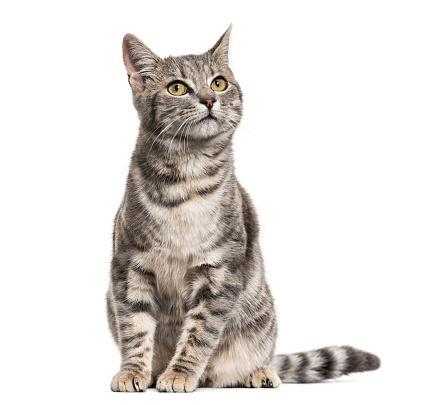
#> input picture 01. OpenCV/Images/Cat.jpg, 425 x 405 px, found by its file name
$ jupyter execute OpenCV.ipynb   (shell and % lines are left out)
#> lines starting #> are read from the running program, lines starting #| are printed output that depends on the picture; after the words box and inside, x2 and y2 are one past the last pixel; in counts of white or black regions, pixels touching at a corner belong together
### **INITIALIZATION:**
- I use these three lines of code on top of my each notebooks because it will help to prevent any problems while reloading the same project. And the third line of code helps to make visualization within the notebook.

[cell 1]
#@ INITIALIZATION:

**DOWNLOADING LIBRARIES AND DEPENDENCIES:**
- I have downloaded all the libraries and dependencies required for the project in one particular cell.

[cell 2]
#@ DOWNLOADING LIBRARIES AND DEPENDENCIES:
import argparse
import imutils
import cv2
from google.colab.patches import cv2_imshow

### **IMAGE PROCESSING:**

[cell 3]
#@ LOADING THE IMAGE:
image = cv2.imread("/content/Cat.jpg")
#> image is the input picture: shape (405, 425, 3); mean B, G, R 219.1, 222.2, 226.1
(h, w, d) = image.shape                         # Getting Image Shape.
#> h = 405; w = 425; d = 3
print(f"width={w}, height={h}, depth={d}")      # Inspecting Shape.
#| width=425, height=405, depth=3
cv2_imshow(image)

[cell 4]
#@ INSPECTING PIXELS IN AN IMAGE:
(B, G, R) = image[100, 50]                      # Initialization.
#> B = 255; G = 255; R = 255
print(f"R={R}, G={G}, B={B}")                   # Inspecting Pixels.
#| R=255, G=255, B=255

[cell 5]
#@ RESIZING IMAGE:
resized = cv2.resize(image, (200, 200))         # Resizing Image.
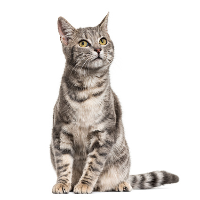
#> resized: shape (200, 200, 3); mean B, G, R 219.1, 222.2, 226
cv2_imshow(resized)                             # Inspecting Resized Image.

[cell 6]
#@ RESIZING IMAGE: ASPECT RATIO:
r = 300.0 / w                                   # Initializing AR.
#> r = 0.706
dim = (300, int(h * r))                         # Initialization.
#> dim = (300, 285)
resized = cv2.resize(image, dim)                # Resizing Image.
#> resized: shape (285, 300, 3)
cv2_imshow(resized)                             # Inspecting Image.

[cell 7]
#@ RESIZING IMAGE: ASPECT RATIO:
resized = imutils.resize(image, width=300)        # Resizing Image.
cv2_imshow(resized)                               # Inspecting Image.

[cell 8]
#@ ROTATING IMAGE:
center = (w // 2, h // 2)                          # Initializing Center of Image.
#> center = (212, 202)
M = cv2.getRotationMatrix2D(center, -45, 1.0)      # Initializing Rotation Matrix.
rotated = cv2.warpAffine(image, M, (w, h))         # Rotating Image.
cv2_imshow(rotated)                                # Inspecting Image.

[cell 9]
#@ ROTATING IMAGE: CLOCKWISE:
rotated = imutils.rotate(resized, -45)            # Initializing Roatation of Image.
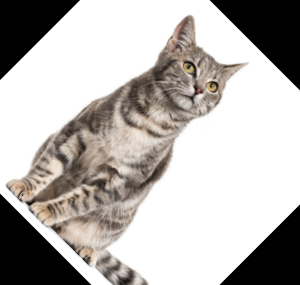
#> rotated: shape (285, 300, 3); mean B, G, R 176.1, 179.1, 182.9
cv2_imshow(rotated)                               # Inspecting the Image.

[cell 10]
#@ ROTATING IMAGE WITHOUT CLIPPING: CLOCKWISE:
rotated = imutils.rotate_bound(resized, 45)        # Initializing Rotation of Image.
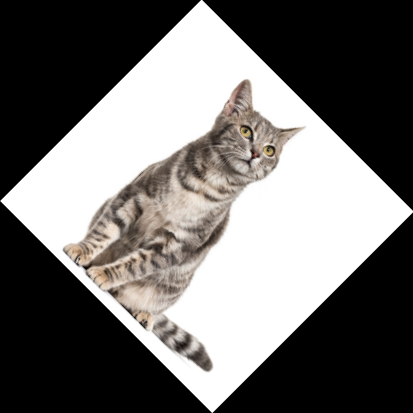
#> rotated: shape (413, 413, 3); mean B, G, R 109.8, 111.4, 113.3
cv2_imshow(rotated)                                # Inspecting the Image.

[cell 11]
#@ BLURRING THE IMAGE:
blurred = cv2.GaussianBlur(image, (11, 11), 0)      # Initializing Blurring of Image.
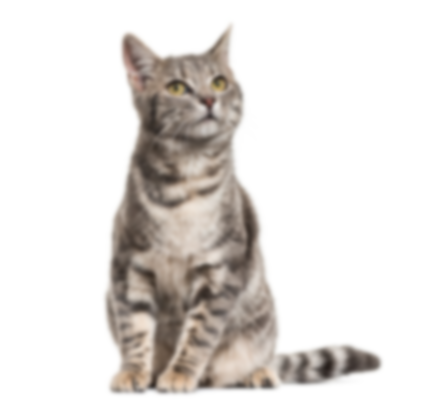
#> blurred: shape (405, 425, 3); mean B, G, R 219.1, 222.2, 226.1
cv2_imshow(blurred)                                 # Inspecting Image.

[cell 12]
#@ DRAWING ON AN IMAGE: RECTANGLE:
output = image.copy()                                           # Making a Copy.
cv2.rectangle(output, (100, 60), (250, 160), (0, 0, 255), 2)    # Drawing on an Image.
cv2_imshow(output)                                              # Inspecting Image.

[cell 13]
#@ DRAWING ON AN IMAGE: CIRCLE:
output = image.copy()                               # Initializing Copy of Image.
cv2.circle(output, (200, 100), 50, (255, 0, 0), -1) # Creating a Circle.
cv2_imshow(output)                                  # Inspecting Image.

[cell 14]
#@ DRAWING ON AN IMAGE: TEXT:
output = image.copy()                                       # Initializing Copy.
cv2.putText(output, "My Cat!!", (10, 20),
            cv2.FONT_HERSHEY_SIMPLEX, 0.7, (0, 255, 0), 2)  # Initializing Text on an Image.
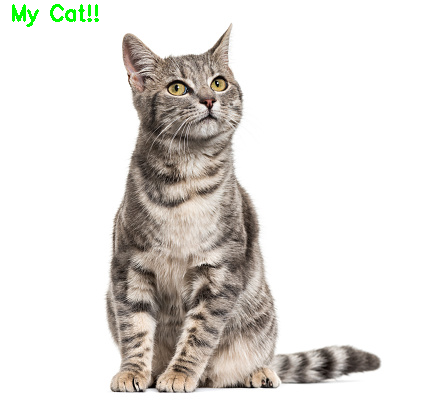
#> output: shape (405, 425, 3); mean B, G, R 218.2, 222.2, 225.2
cv2_imshow(output)                                          # Inspecting Image.

### **IMAGE PROCESSING:**

[cell 15]
#@ INITIALIZING IMAGE:
image = cv2.imread("/content/Cat.jpg")              # Reading the Image.
cv2_imshow(image)                                   # Inspecting the Image.

#@ CONVERTING IMAGE TO GRAYSCALE:
gray = cv2.cvtColor(image, cv2.COLOR_BGR2GRAY)      # Converting to Grayscale.
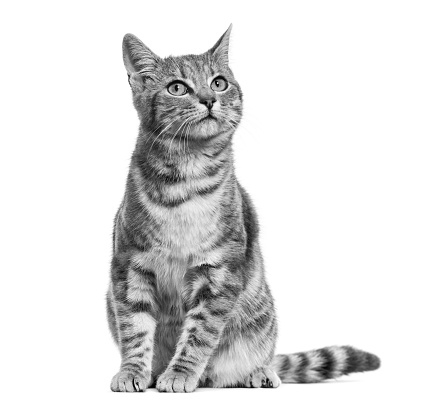
#> gray: shape (405, 425); min 0, max 255, mean 223
cv2_imshow(gray)                                    # Inspecting the Image.

[cell 16]
#@ INITIALIZING EDGE DETECTION:
edged = cv2.Canny(gray, 30, 150)                    # Initializing Edges in Image.
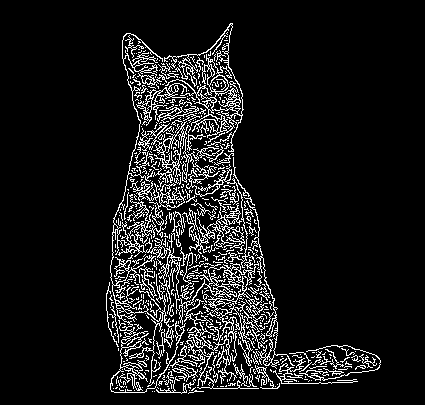
#> edged: shape (405, 425); 9.6% white in thin lines or dots, all inside (x1, y1, x2, y2) = (106, 23, 381, 394)
cv2_imshow(edged)                                   # Inspecting the Image.

[cell 17]
#@ INITIALIZING THRESHOLDING:
thresh = cv2.threshold(gray, 225, 225, cv2.THRESH_BINARY)[1]
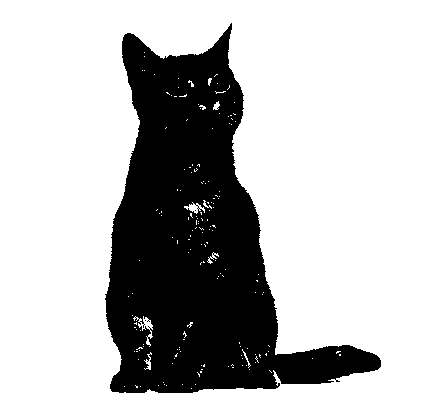
#> thresh: shape (405, 425); values 0 (black) and 225 (white), 71.9% white; 3 black regions (2 under 20 px)
cv2_imshow(thresh)

[cell 18]
#@ DETECTING AND DRAWING CONTOURS:
cnts = cv2.findContours(thresh.copy(), cv2.RETR_EXTERNAL,
                        cv2.CHAIN_APPROX_SIMPLE)               # Detecting Contours in Image.
#> cnts = 1 contour; box (x1, y1, x2, y2) and area: (0, 0, 425, 405) 171296
cnts = imutils.grab_contours(cnts)                             # Initialization.
#> cnts = [[[0, 0], [0, 404], [424, 404], [424, 0]]]
output = image.copy()                                          # Initializing Copy of Image.
cv2.drawContours(output, cnts, -1, (225, 0, 0), 3)             # Drawing Contours.
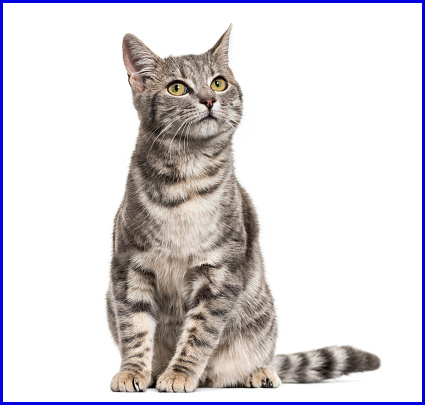
#> output: shape (405, 425, 3); 2.87% of pixels changed, all inside (x1, y1, x2, y2) = (0, 0, 425, 405)
cv2_imshow(output)                                             # Inspecting the Image.

[cell 19]
#@ INITIALIZING EROSIONS AND DILATIONS:
mask = thresh.copy()                            # Initializing Copy of Image.
mask = cv2.erode(mask, None, iterations=5)      # Initializing Erosions.
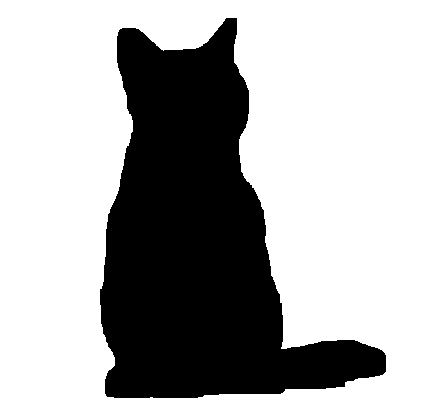
#> mask: shape (405, 425); values 0 (black) and 225 (white), 67% white; 1 black region, box (x1, y1, x2, y2) and area: (100, 18, 386, 398) 56862
cv2_imshow(mask)                                # Inspecting the Image.

[cell 20]
#@ INITIALIZING EROSIONS AND DILATIONS:
mask = thresh.copy()                            # Initializing Copy of Image.
mask = cv2.dilate(mask, None, iterations=0)     # Initializing Dilations.
cv2_imshow(mask)                                # Inspecting the Image.

[cell 21]
#@ INITIALIZING MASKING AND BITWISE OPERATIONS:
mask = thresh.copy()                              # Initializing Copy of Image.
output = cv2.bitwise_and(image, image, mask=mask) # Initializing Bitwise Masking.
cv2_imshow(output)                                # Inspecting the Image.
